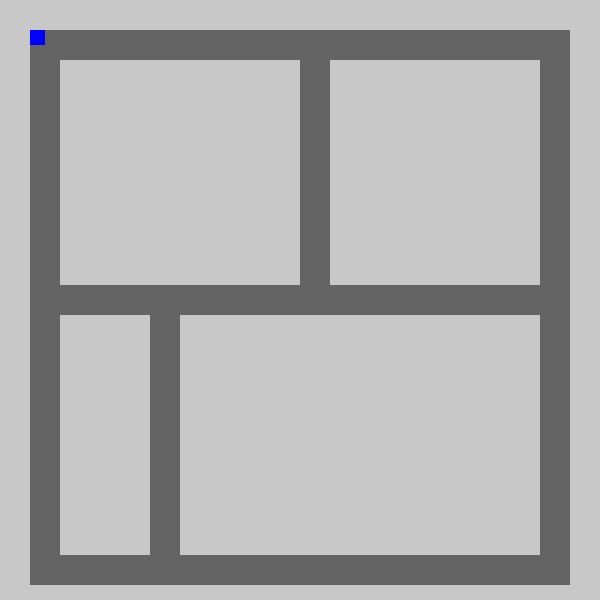
Frame 1 (no input)
Frame 60 (the mouse pressed at the canvas centre just before this capture): identical to frame 1, image omitted
Frame 120 (the mouse held since frame 60 and released just before this capture): identical to frame 1, image omitted

The Processing sketch that drew this single still picture (run headless with seeded random() and noise(); from frame 60 on, the mouse is pressed at the canvas centre):

// Processing sketch: laberintoBooleano
// ── laberintoBooleano.pde
/*En este ejemplo de laberinto utilizamos celdas booleanas (en arreglos) para definir zonas transitables
por un personaje*/

Main m;
void setup() {
  size(600, 600);
  m = new Main();
}
void draw() {
  background(200);
  m.dibujar();
}
void keyPressed() {
  m.moverPersonaje(keyCode);
}

// ── clase1Main.pde
class Main {
  Laberinto l;
  Personaje p;
  Main() {
    l = new Laberinto(40);
    p = new Personaje(2, 2, width/40); 
    /* el tamaño del personaje debe estar relacionado con las celdas */
  }
  void dibujar() {
    l.dibujaLaberinto();
    p.dibujaPersonaje();
  }

  void moverPersonaje(int tecla) {

    if (tecla==RIGHT && l.pared[p.px+1][p.py]) {
      p.moverDer();
    }
    if (tecla==LEFT && l.pared[p.px-1][p.py]) {
      p.moverIzq();
    }
    if (tecla==UP && l.pared[p.px][p.py-1]) {
      p.moverArriba();
    }
    if (tecla==DOWN && l.pared[p.px][p.py+1]) {
      p.moverAbajo();
    }
  }
}

// ── clase2Laberinto.pde
class Laberinto {
  int cant, ancho, alto;
  boolean [][] pared;
  Laberinto(int cant) {
    this.cant = cant;
    ancho = width/cant;
    alto = height/cant;
    pared = new boolean [cant][cant];
    for (int i=2; i<cant-2; i++) {
      pared[i][2] = true;
      pared[i][3] = true;
      pared[i][19] = true;
      pared[i][20] = true;
      pared[i][37] = true;
      pared[i][38] = true;
    }
    for (int j=2; j<cant-2; j++) {
      pared[2][j] = true;
      pared[3][j] = true;
      pared[36][j] = true;
      pared[37][j] = true;
    }
    for (int j=cant/2; j<cant-2; j++) {
      pared[10][j] = true;
      pared[11][j] = true;
    }
    for (int j=2; j<cant/2; j++) {
      pared[20][j] = true;
      pared[21][j] = true;
    }
  }
  void dibujaLaberinto() {

    for (int i=0; i<cant; i++) {
      for (int j=0; j<cant; j++) {
        noStroke();
        if (pared[i][j]) {
          fill(100);
        } else {
          fill(200);
        }
        rect(i*ancho, j*alto, ancho, alto);
      }
    }
  }
}

// ── clase3Personaje.pde
class Personaje {
  int px, py, tam;
  Personaje(int px, int py, int tam) {
    this.px = px;
    this.py = py;
    this.tam = tam;
  }
  void dibujaPersonaje() {
    fill(0, 0, 255);
    rect(px*tam, py*tam, tam, tam);
    println("px "+ px + " py "+ py);
  }

  void moverDer() {
    px++;
  }
  void moverIzq() {
    px--;
  }
  void moverAbajo() {
    py++;
  }
  void moverArriba() {
    py--;
  }
}
